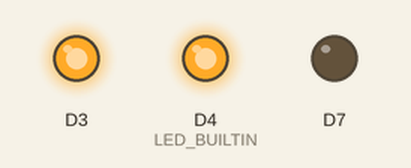
Simulated run of this sketch. Board: ESP8266 (NodeMCU). On the bench: output pins drawn as LEDs (lit = HIGH, except the on-board LED, lit = LOW).

Above: at 1.5 s.
At 5.5 s:
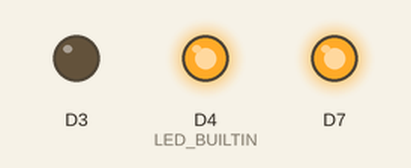
At 9.0 s:
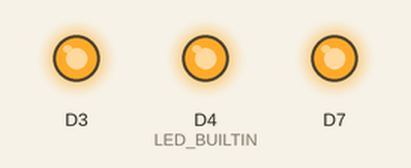
At 16.5 s:
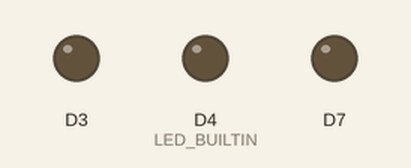
Timing chart, 0 to 29.9 s (numbered marks = the images above):
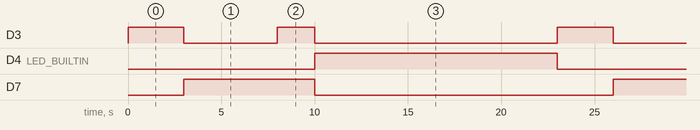

Measured:
- by itself, D3: repeats every 23.0 s: LOW 5.0 s, HIGH 2.0 s, LOW 13.0 s, HIGH 3.0 s
- by itself, D4 (LED_BUILTIN): alternates HIGH for 13.0 s and LOW for 10.0 s
- by itself, D7: alternates HIGH for 7.0 s and LOW for 16.0 s

The sketch:

Traffic_light_1.ino
```cpp
void setup() {
  // put your setup code here, to run once:
pinMode(D4,OUTPUT);
pinMode(LED_BUILTIN , OUTPUT );
pinMode(D3,OUTPUT);
pinMode(D7,OUTPUT);

}

void loop() {
 trafficLights();
    delay(10000);
}

void trafficLights(){
    // green off, yellow on for 3 seconds
    digitalWrite(D4, LOW);
    digitalWrite(D3, HIGH);
    delay(3000);

    // turn off yellow, then turn red on for 5 seconds
    digitalWrite(D3, LOW);
    digitalWrite(D7, HIGH);
    delay(5000);

    // red and yellow on for 2 seconds
    digitalWrite(D3, HIGH);
    delay(2000);

    // turn off red and yellow, then turn on green
    digitalWrite(D3, LOW);
    digitalWrite(D7, LOW);
    digitalWrite(D4, HIGH);
    delay(3000);
}
```
